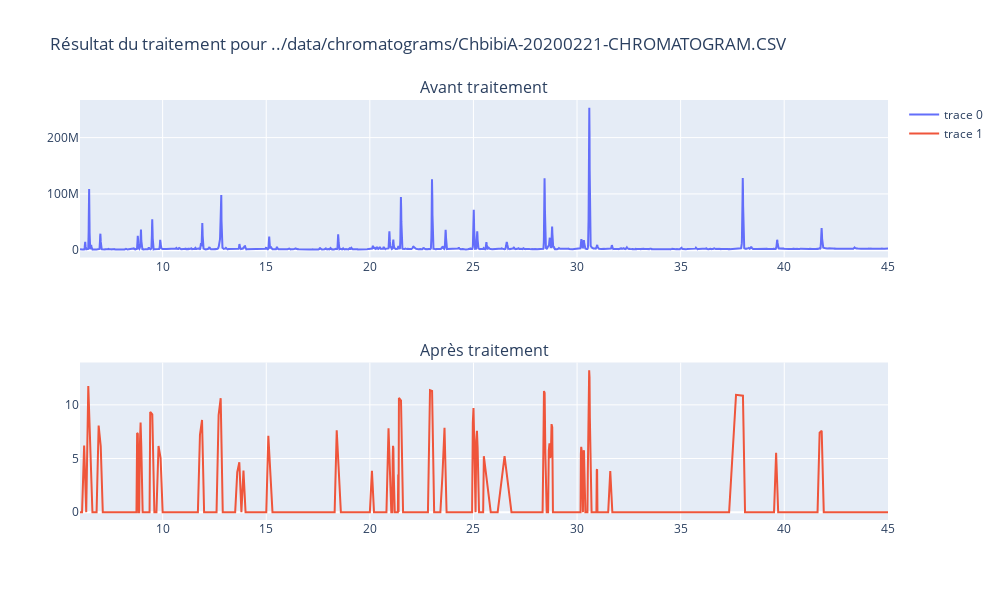
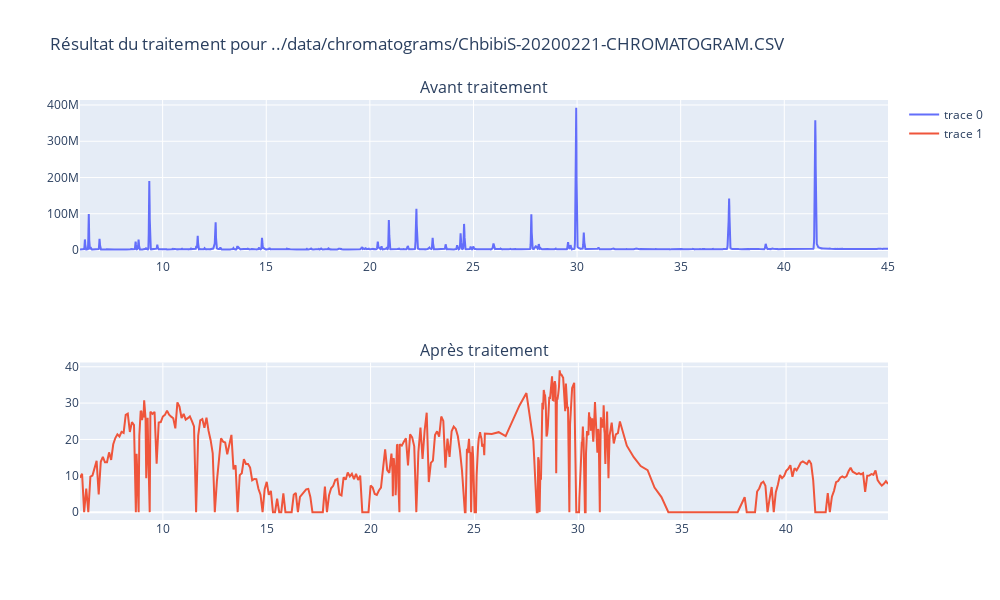
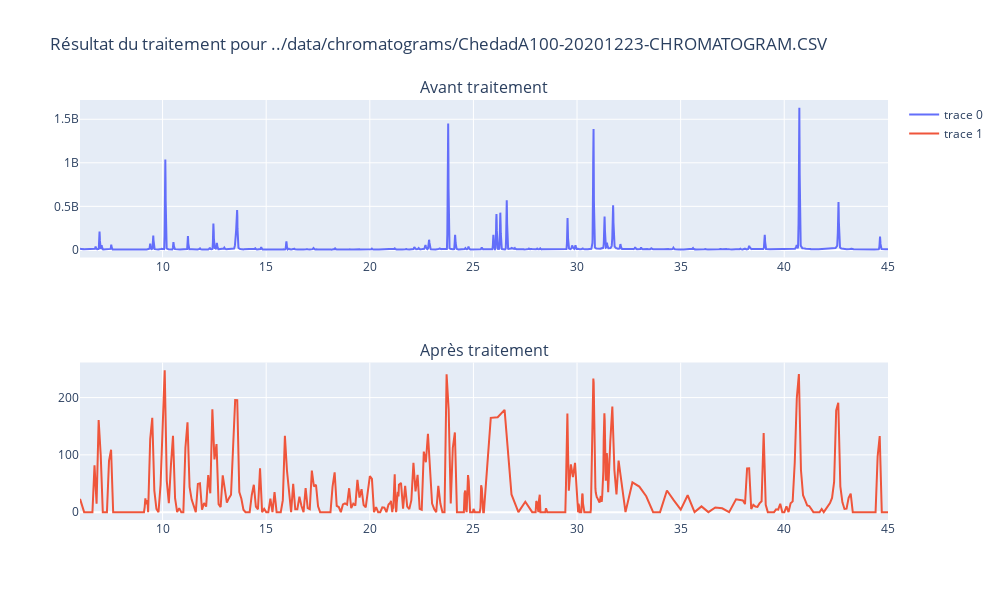
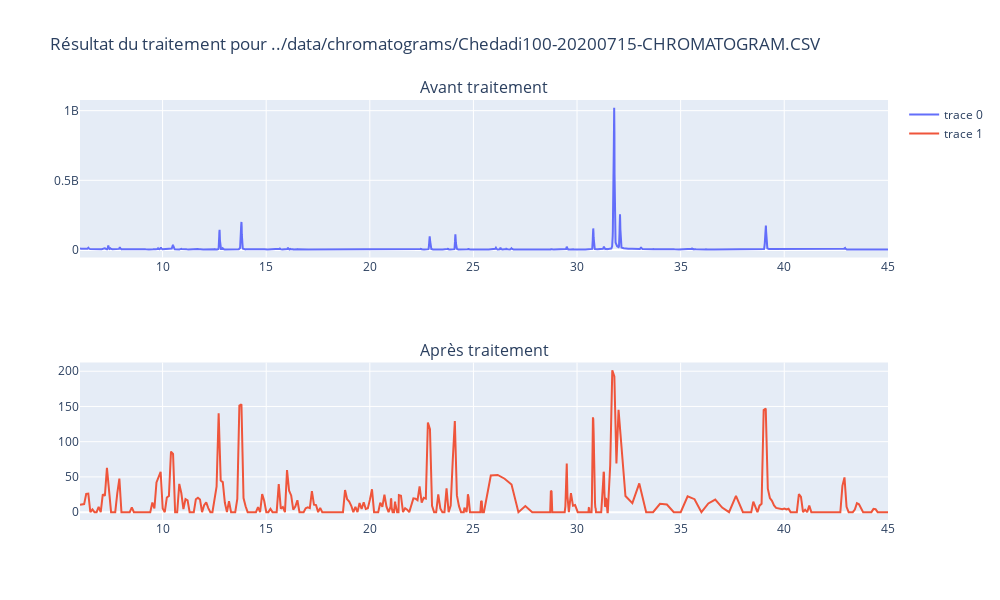

The notebook cell saved with these charts, in order:
### Markdown cell above
Comparaison de données brutes avec les données traitées sur `nb_plot` exemples :

### Code cell
files = [f for f in listdir(PATH) if f.endswith(".csv") or f.endswith(".CSV")]
print('Nombre de fichier détectés : ', len(files))

# attention AlemA en double (1seul sur l'ordi donc on met en double les pics)

#value = tools.compareCurves()
i=0
for file in files[95:95+nb_plot]:
    file_path = join(PATH, file) # on récupère le chemin relatif du fichier

    df = tools.readCSV(file_path)  # données brutes
    # réduction de l'intervalle
    df = df.drop(df[df.index > tools.INTERVAL[1]].index)
    df = df.drop(df[df.index < tools.INTERVAL[0]].index)

    if (i < len(tools.SPIKES_LIST)):
        df = tools.alignSpikes(df, tools.SPIKES_LIST[i])
        newdf = tools.readAndAdaptDataFromCSV(PATH, file, tools.SPIKES_LIST[i]).df # données traitées
    else :
        df = tools.alignSpikes(df, tools.SPIKES)
        newdf = tools.readAndAdaptDataFromCSV(PATH, file).df
        
    print(len(newdf))
    fig = make_subplots(rows = 2, cols=1, subplot_titles=['Avant traitement', 'Après traitement'])
    fig.add_trace(go.Scatter(x=df.index, y=df["values"], mode='lines'), row=1, col=1)
    fig.add_trace(go.Scatter(x=newdf.index, y=newdf["values"], mode='lines'), row=2, col=1)
    fig.update_layout(height=600, width=1000, title_text="Résultat du traitement pour " + file_path)
    fig.show()
    i+=1

### Figure 1 — Plotly figure (JSON) as saved in the notebook; plotly's stock layout.template omitted (floating-point values rounded to 4 significant figures; data arrays with more than 128 entries replaced by an {"elided": "..."} marker saying what was removed)
{"data": [{"mode": "lines", "type": "scatter", "x": {"elided": "6608 float values"}, "xaxis": "x", "y": {"elided": "6608 int values"}, "yaxis": "y"}, {"mode": "lines", "type": "scatter", "x": {"elided": "493 float values"}, "xaxis": "x2", "y": {"elided": "493 float values"}, "yaxis": "y2"}], "layout": {"annotations": [{"font": {"size": 16}, "showarrow": false, "text": "Avant traitement", "x": 0.5, "xanchor": "center", "xref": "paper", "y": 1, "yanchor": "bottom", "yref": "paper"}, {"font": {"size": 16}, "showarrow": false, "text": "Après traitement", "x": 0.5, "xanchor": "center", "xref": "paper", "y": 0.375, "yanchor": "bottom", "yref": "paper"}], "height": 600, "title": {"text": "Résultat du traitement pour ../data/chromatograms/ChbibiA-20200221-CHROMATOGRAM.CSV"}, "width": 1000, "xaxis": {"anchor": "y", "domain": [0, 1]}, "xaxis2": {"anchor": "y2", "domain": [0, 1]}, "yaxis": {"anchor": "x", "domain": [0.625, 1]}, "yaxis2": {"anchor": "x2", "domain": [0, 0.375]}}}

### Figure 2 — Plotly figure (JSON) as saved in the notebook; plotly's stock layout.template omitted (floating-point values rounded to 4 significant figures; data arrays with more than 128 entries replaced by an {"elided": "..."} marker saying what was removed)
{"data": [{"mode": "lines", "type": "scatter", "x": {"elided": "6607 float values"}, "xaxis": "x", "y": {"elided": "6607 int values"}, "yaxis": "y"}, {"mode": "lines", "type": "scatter", "x": {"elided": "492 float values"}, "xaxis": "x2", "y": {"elided": "492 float values"}, "yaxis": "y2"}], "layout": {"annotations": [{"font": {"size": 16}, "showarrow": false, "text": "Avant traitement", "x": 0.5, "xanchor": "center", "xref": "paper", "y": 1, "yanchor": "bottom", "yref": "paper"}, {"font": {"size": 16}, "showarrow": false, "text": "Après traitement", "x": 0.5, "xanchor": "center", "xref": "paper", "y": 0.375, "yanchor": "bottom", "yref": "paper"}], "height": 600, "title": {"text": "Résultat du traitement pour ../data/chromatograms/ChbibiS-20200221-CHROMATOGRAM.CSV"}, "width": 1000, "xaxis": {"anchor": "y", "domain": [0, 1]}, "xaxis2": {"anchor": "y2", "domain": [0, 1]}, "yaxis": {"anchor": "x", "domain": [0.625, 1]}, "yaxis2": {"anchor": "x2", "domain": [0, 0.375]}}}

### Figure 3 — Plotly figure (JSON) as saved in the notebook; plotly's stock layout.template omitted (floating-point values rounded to 4 significant figures; data arrays with more than 128 entries replaced by an {"elided": "..."} marker saying what was removed)
{"data": [{"mode": "lines", "type": "scatter", "x": {"elided": "6606 float values"}, "xaxis": "x", "y": {"elided": "6606 int values"}, "yaxis": "y"}, {"mode": "lines", "type": "scatter", "x": {"elided": "493 float values"}, "xaxis": "x2", "y": {"elided": "493 float values"}, "yaxis": "y2"}], "layout": {"annotations": [{"font": {"size": 16}, "showarrow": false, "text": "Avant traitement", "x": 0.5, "xanchor": "center", "xref": "paper", "y": 1, "yanchor": "bottom", "yref": "paper"}, {"font": {"size": 16}, "showarrow": false, "text": "Après traitement", "x": 0.5, "xanchor": "center", "xref": "paper", "y": 0.375, "yanchor": "bottom", "yref": "paper"}], "height": 600, "title": {"text": "Résultat du traitement pour ../data/chromatograms/ChedadA100-20201223-CHROMATOGRAM.CSV"}, "width": 1000, "xaxis": {"anchor": "y", "domain": [0, 1]}, "xaxis2": {"anchor": "y2", "domain": [0, 1]}, "yaxis": {"anchor": "x", "domain": [0.625, 1]}, "yaxis2": {"anchor": "x2", "domain": [0, 0.375]}}}

### Figure 4 — Plotly figure (JSON) as saved in the notebook; plotly's stock layout.template omitted (floating-point values rounded to 4 significant figures; data arrays with more than 128 entries replaced by an {"elided": "..."} marker saying what was removed)
{"data": [{"mode": "lines", "type": "scatter", "x": {"elided": "6606 float values"}, "xaxis": "x", "y": {"elided": "6606 int values"}, "yaxis": "y"}, {"mode": "lines", "type": "scatter", "x": {"elided": "493 float values"}, "xaxis": "x2", "y": {"elided": "493 float values"}, "yaxis": "y2"}], "layout": {"annotations": [{"font": {"size": 16}, "showarrow": false, "text": "Avant traitement", "x": 0.5, "xanchor": "center", "xref": "paper", "y": 1, "yanchor": "bottom", "yref": "paper"}, {"font": {"size": 16}, "showarrow": false, "text": "Après traitement", "x": 0.5, "xanchor": "center", "xref": "paper", "y": 0.375, "yanchor": "bottom", "yref": "paper"}], "height": 600, "title": {"text": "Résultat du traitement pour ../data/chromatograms/Chedadi100-20200715-CHROMATOGRAM.CSV"}, "width": 1000, "xaxis": {"anchor": "y", "domain": [0, 1]}, "xaxis2": {"anchor": "y2", "domain": [0, 1]}, "yaxis": {"anchor": "x", "domain": [0.625, 1]}, "yaxis2": {"anchor": "x2", "domain": [0, 0.375]}}}
